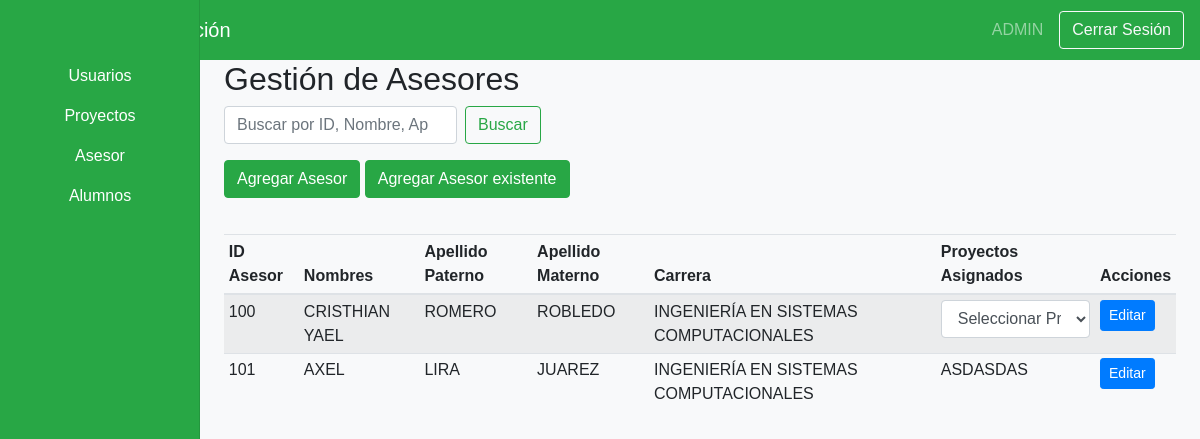
The page /views/admin/dashboardAdminAsesor.php (signed in) on the database its author committed.
### tables this page shows
CREATE TABLE IF NOT EXISTS `asesor` (
  `ID_Asesor` int NOT NULL AUTO_INCREMENT,
  `Nombres` varchar(100) NOT NULL,
  `Apellido_Paterno` varchar(100) NOT NULL,
  `Apellido_Materno` varchar(100) NOT NULL,
  `Proyecto_Asignado` int DEFAULT NULL,
  `Carrera` int DEFAULT NULL,
  `Rol` int DEFAULT NULL,
  `ID_Usuario` int DEFAULT NULL,
  PRIMARY KEY (`ID_Asesor`),
  KEY `fk_asesor_proyecto_asignado` (`Proyecto_Asignado`),
  KEY `fk_asesor_carrera` (`Carrera`),
  KEY `fk_asesor_rol` (`Rol`),
  KEY `fk_asesor_usuario` (`ID_Usuario`)
);

CREATE TABLE IF NOT EXISTS `carrera` (
  `ID_Carrera` int NOT NULL AUTO_INCREMENT,
  `Nombre_Carrera` varchar(100) NOT NULL,
  PRIMARY KEY (`ID_Carrera`)
);

### Views/Admin/dashboardAdminAsesor.php (the view, shortened to what this page needs)
<?php
include('../../includes/config.php');
?>
<!DOCTYPE html>
<html lang="es">
<head>
    <link rel="stylesheet" href="https://stackpath.bootstrapcdn.com/bootstrap/4.3.1/css/bootstrap.min.css">
    <link rel="stylesheet" href="<?php echo CSS_PATH; ?>dashboard.css">
</head>
<body>
    <nav class="navbar navbar-dark bg-success">
        <span class="navbar-brand mb-0 h1">Panel de Administración</span>
        <div class="d-flex align-items-center">
            <span class="navbar-text mr-3">
                <?php echo $_SESSION['username']; ?>
            </span>
            <a href="../public/logout.php" class="btn btn-outline-light">Cerrar Sesión</a>
        </div>
    </nav>
    <div class="container-fluid">
        <div class="row">
            <nav class="col-md-2 d-none d-md-block bg-success sidebar">
                <div class="sidebar-sticky">
                    <ul class="nav flex-column">
                        <li class="nav-item">
                            <a class="nav-link text-white text-center" href="dashboardAdmin.php">
                                Usuarios
                            </a>
                        </li>
                        <li class="nav-item">
                            <a class="nav-link text-white text-center" href="dashboardAdminProyectos.php">
                                Proyectos
                            </a>
                        </li>
                        <li class="nav-item">
                            <a class="nav-link text-white text-center" href="dashboardAdminAsesor.php">
                                Asesor
                            </a>
                        </li>
                        <li class="nav-item">
                            <a class="nav-link text-white text-center" href="dashboardAdminAlumnos.php">
                                Alumnos
                            </a>
                        </li>
                    </ul>
                </div>
            </nav>
            <main role="main" class="col-md-9 ml-sm-auto col-lg-10 px-4">
                <h2>Gestión de Asesores</h2>
                <form method="GET" class="form-inline mb-3">
                    <input class="form-control mr-sm-2" type="search" name="search"
                           placeholder="Buscar por ID, Nombre, Apellidos, Carrera o Proyectos" aria-label="Buscar">
                    <button class="btn btn-outline-success my-2 my-sm-0" type="submit">Buscar</button>
                </form>
                <button type="button" class="btn btn-success mb-3" data-toggle="modal" data-target="#addAsesorModal">
                    Agregar Asesor
                </button>
                <button type="button" class="btn btn-success mb-3" data-toggle="modal" data-target="#assignExistingAsesorModal">
                    Agregar Asesor existente
                </button>
                <div class="table-responsive">
                    <table class="table table-striped table-sm">
                        <thead>
                            <tr>
                                <th>ID Asesor</th>
                                <th>Nombres</th>
                                <th>Apellido Paterno</th>
                                <th>Apellido Materno</th>
                                <th>Carrera</th>
                                <th>Proyectos Asignados</th>
                                <th>Acciones</th>
                            </tr>
                        </thead>
                        <tbody>
                            <?php
                            $searchQuery = "";
                            $query = "
                                SELECT asesor.ID_Asesor, asesor.Nombres, asesor.Apellido_Paterno, asesor.Apellido_Materno,
                                       carrera.Nombre_Carrera, GROUP_CONCAT(proyecto.Nombre_Proyecto SEPARATOR ', ') AS Proyectos
                                FROM asesor
                                LEFT JOIN carrera ON asesor.Carrera = carrera.ID_Carrera
                                LEFT JOIN proyecto ON asesor.ID_Asesor = proyecto.Asesor
                                WHERE 1=1 $searchQuery
                                GROUP BY asesor.ID_Asesor
                                ORDER BY asesor.ID_Asesor ASC";
                            $result = $connection->query($query);
                            while ($row = $result->fetch_assoc()) {
                                $proyectos = explode(", ", $row['Proyectos'] ?? []);
                                echo "<tr>";
                                echo "<td>" . htmlspecialchars($row['ID_Asesor'] ?? '') . "</td>";
                                echo "<td>" . htmlspecialchars($row['Nombres'] ?? '') . "</td>";
                                echo "<td>" . htmlspecialchars($row['Apellido_Paterno'] ?? '') . "</td>";
                                echo "<td>" . htmlspecialchars($row['Apellido_Materno'] ?? '') . "</td>";
                                echo "<td>" . htmlspecialchars($row['Nombre_Carrera'] ?? 'Sin Carrera') . "</td>";
                                if (count($proyectos) > 1) {
                                    echo "<td>
                                          <select class='form-control'>
                                              <option value=''>Seleccionar Proyecto</option>";
                                    echo "</select></td>";
                                } else {
                                    echo "<td>" . htmlspecialchars($proyectos[0] ?? 'Sin Proyecto') . "</td>";
                                }
                                echo "<td>";
                                echo "<button type='button' class='btn btn-primary btn-sm' data-toggle='modal' data-target='#editAsesorModal'
                                        data-id='" . htmlspecialchars($row['ID_Asesor'] ?? '') . "'
                                        data-nombres='" . htmlspecialchars($row['Nombres'] ?? '') . "'
                                        data-apellido_paterno='" . htmlspecialchars($row['Apellido_Paterno'] ?? '') . "'
                                        data-apellido_materno='" . htmlspecialchars($row['Apellido_Materno'] ?? '') . "'
                                        data-carrera='" . htmlspecialchars($row['Nombre_Carrera'] ?? '') . "'
                                        data-proyecto='" . htmlspecialchars($row['Proyectos'] ?? '') . "'>Editar</button>";
                                echo "</td>";
                                echo "</tr>";
                            }
                            ?>
                        </tbody>
                    </table>
                </div>
            </main>
        </div>
    </div>
</body>
</html>

### Assets/CSS/dashboard.css (style rules this page uses)
body { font-family: Arial, sans-serif; background-color: #f8f9fa; }
.navbar { height: 60px; display: flex; align-items: center; justify-content: space-between; background-color: #28a745; color: white; }
.sidebar { position: fixed; top: 0; bottom: 0; left: 0; z-index: 100; padding: 48px 0 0; box-shadow: inset -1px 0 0 rgba(0, 0, 0, 0.1); background-color: #28a745; }
.sidebar-sticky { position: relative; top: 0; height: calc(100vh - 48px); padding-top: 0.5rem; overflow-x: hidden; overflow-y: auto; }
.sidebar .nav-link { font-weight: 500; color: black; }
.table-responsive { margin-top: 20px; }
.table-striped tbody tr:nth-of-type(odd) { background-color: rgba(0, 0, 0, 0.05); }

### rows shown on the page
asesor: ID_Asesor "100", Nombres "CRISTHIAN YAEL", Apellido_Paterno "ROMERO", Apellido_Materno "ROBLEDO", carrera.Nombre_Carrera "INGENIERÍA EN SISTEMAS COMPUTACIONALES"
asesor: ID_Asesor "101", Nombres "AXEL", Apellido_Paterno "LIRA", Apellido_Materno "JUAREZ", carrera.Nombre_Carrera "INGENIERÍA EN SISTEMAS COMPUTACIONALES", proyectos "ASDASDAS"

### other values the page prints
$_SESSION['username'] "ADMIN"
